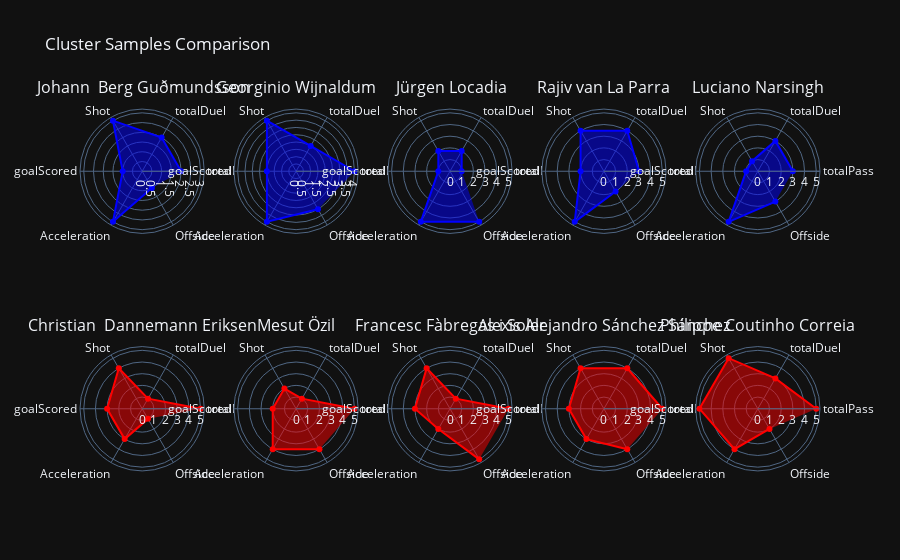

Notebook code for this chart:
### Code cell
import plotly.graph_objs as go 
cluster_1 = dummy[dummy['Cluster']==1][['totalPass','totalDuel','Shot','goalScored', 'Acceleration','Offside','Name']].head()
cluster_0 = dummy[dummy['Cluster']==0][['totalPass','totalDuel','Shot','goalScored', 'Acceleration','Offside','Name']].head()

# Create subplots with 2 rows and 5 columns
fig = make_subplots(rows=2, cols=5, subplot_titles=["{}".format(name) for name in cluster_0['Name']] +
                                                   ["{}".format(name) for name in cluster_1['Name']],
                   specs=[[{'type': 'polar'}]*5]*2)

# Add polar line charts for cluster_0 samples
for i in range(5):
    fig.add_trace(
        go.Scatterpolar(r=cluster_0.iloc[i, :-1].values,
                        theta=['totalPass', 'totalDuel', 'Shot', 'goalScored', 'Acceleration', 'Offside'],
                        fill='toself',
                        line_color='blue',
                        name=cluster_0.iloc[i]['Name']),
        row=1, col=i + 1
    )

# Add polar line charts for cluster_1 samples
for i in range(5):
    fig.add_trace(
        go.Scatterpolar(r=cluster_1.iloc[i, :-1].values,
                        theta=['totalPass', 'totalDuel', 'Shot', 'goalScored', 'Acceleration', 'Offside'],
                        fill='toself',
                        line_color='red',
                        name=cluster_1.iloc[i]['Name']),
        row=2, col=i + 1
    )

# Update layout with dark template
fig.update_layout(title_text="Cluster Samples Comparison",
                  showlegend=False,
                  polar=dict(radialaxis=dict(visible=True)),
                  template="plotly_dark")

# Show the plot
fig.show()

### Figure 1 — Plotly figure (JSON) as saved in the notebook; plotly's stock layout.template omitted (floating-point values rounded to 4 significant figures)
{"data": [{"fill": "toself", "line": {"color": "blue"}, "name": "Johann  Berg Guðmundsson", "r": [2, 2, 3, 1, 3, 1], "subplot": "polar", "theta": ["totalPass", "totalDuel", "Shot", "goalScored", "Acceleration", "Offside"], "type": "scatterpolar"}, {"fill": "toself", "line": {"color": "blue"}, "name": "Georginio Wijnaldum", "r": [4, 2, 4, 2, 4, 3], "subplot": "polar2", "theta": ["totalPass", "totalDuel", "Shot", "goalScored", "Acceleration", "Offside"], "type": "scatterpolar"}, {"fill": "toself", "line": {"color": "blue"}, "name": "Jürgen Locadia", "r": [1, 2, 2, 1, 5, 5], "subplot": "polar3", "theta": ["totalPass", "totalDuel", "Shot", "goalScored", "Acceleration", "Offside"], "type": "scatterpolar"}, {"fill": "toself", "line": {"color": "blue"}, "name": "Rajiv van La Parra", "r": [3, 4, 4, 2, 5, 2], "subplot": "polar4", "theta": ["totalPass", "totalDuel", "Shot", "goalScored", "Acceleration", "Offside"], "type": "scatterpolar"}, {"fill": "toself", "line": {"color": "blue"}, "name": "Luciano Narsingh", "r": [3, 3, 1, 1, 5, 3], "subplot": "polar5", "theta": ["totalPass", "totalDuel", "Shot", "goalScored", "Acceleration", "Offside"], "type": "scatterpolar"}, {"fill": "toself", "line": {"color": "red"}, "name": "Christian  Dannemann Eriksen", "r": [5, 1, 4, 3, 3, 1], "subplot": "polar6", "theta": ["totalPass", "totalDuel", "Shot", "goalScored", "Acceleration", "Offside"], "type": "scatterpolar"}, {"fill": "toself", "line": {"color": "red"}, "name": "Mesut Özil", "r": [5, 1, 2, 2, 4, 4], "subplot": "polar7", "theta": ["totalPass", "totalDuel", "Shot", "goalScored", "Acceleration", "Offside"], "type": "scatterpolar"}, {"fill": "toself", "line": {"color": "red"}, "name": "Francesc Fàbregas i Soler", "r": [5, 1, 4, 3, 2, 5], "subplot": "polar8", "theta": ["totalPass", "totalDuel", "Shot", "goalScored", "Acceleration", "Offside"], "type": "scatterpolar"}, {"fill": "toself", "line": {"color": "red"}, "name": "Alexis Alejandro Sánchez Sánchez", "r": [5, 4, 4, 3, 3, 4], "subplot": "polar9", "theta": ["totalPass", "totalDuel", "Shot", "goalScored", "Acceleration", "Offside"], "type": "scatterpolar"}, {"fill": "toself", "line": {"color": "red"}, "name": "Philippe Coutinho Correia", "r": [5, 3, 5, 5, 4, 2], "subplot": "polar10", "theta": ["totalPass", "totalDuel", "Shot", "goalScored", "Acceleration", "Offside"], "type": "scatterpolar"}], "layout": {"annotations": [{"font": {"size": 16}, "showarrow": false, "text": "Johann  Berg Guðmundsson", "x": 0.084, "xanchor": "center", "xref": "paper", "y": 1, "yanchor": "bottom", "yref": "paper"}, {"font": {"size": 16}, "showarrow": false, "text": "Georginio Wijnaldum", "x": 0.292, "xanchor": "center", "xref": "paper", "y": 1, "yanchor": "bottom", "yref": "paper"}, {"font": {"size": 16}, "showarrow": false, "text": "Jürgen Locadia", "x": 0.5, "xanchor": "center", "xref": "paper", "y": 1, "yanchor": "bottom", "yref": "paper"}, {"font": {"size": 16}, "showarrow": false, "text": "Rajiv van La Parra", "x": 0.708, "xanchor": "center", "xref": "paper", "y": 1, "yanchor": "bottom", "yref": "paper"}, {"font": {"size": 16}, "showarrow": false, "text": "Luciano Narsingh", "x": 0.916, "xanchor": "center", "xref": "paper", "y": 1, "yanchor": "bottom", "yref": "paper"}, {"font": {"size": 16}, "showarrow": false, "text": "Christian  Dannemann Eriksen", "x": 0.084, "xanchor": "center", "xref": "paper", "y": 0.375, "yanchor": "bottom", "yref": "paper"}, {"font": {"size": 16}, "showarrow": false, "text": "Mesut Özil", "x": 0.292, "xanchor": "center", "xref": "paper", "y": 0.375, "yanchor": "bottom", "yref": "paper"}, {"font": {"size": 16}, "showarrow": false, "text": "Francesc Fàbregas i Soler", "x": 0.5, "xanchor": "center", "xref": "paper", "y": 0.375, "yanchor": "bottom", "yref": "paper"}, {"font": {"size": 16}, "showarrow": false, "text": "Alexis Alejandro Sánchez Sánchez", "x": 0.708, "xanchor": "center", "xref": "paper", "y": 0.375, "yanchor": "bottom", "yref": "paper"}, {"font": {"size": 16}, "showarrow": false, "text": "Philippe Coutinho Correia", "x": 0.916, "xanchor": "center", "xref": "paper", "y": 0.375, "yanchor": "bottom", "yref": "paper"}], "autosize": true, "polar": {"angularaxis": {"type": "category"}, "domain": {"x": [0, 0.168], "y": [0.625, 1]}, "radialaxis": {"autorange": true, "range": [0, 3.375], "type": "linear", "visible": true}}, "polar10": {"angularaxis": {"type": "category"}, "domain": {"x": [0.832, 1], "y": [0, 0.375]}, "radialaxis": {"autorange": true, "range": [0, 5.625], "type": "linear"}}, "polar2": {"angularaxis": {"type": "category"}, "domain": {"x": [0.208, 0.376], "y": [0.625, 1]}, "radialaxis": {"autorange": true, "range": [0, 4.5], "type": "linear"}}, "polar3": {"angularaxis": {"type": "category"}, "domain": {"x": [0.416, 0.584], "y": [0.625, 1]}, "radialaxis": {"autorange": true, "range": [0, 5.625], "type": "linear"}}, "polar4": {"angularaxis": {"type": "category"}, "domain": {"x": [0.624, 0.792], "y": [0.625, 1]}, "radialaxis": {"autorange": true, "range": [0, 5.625], "type": "linear"}}, "polar5": {"angularaxis": {"type": "category"}, "domain": {"x": [0.832, 1], "y": [0.625, 1]}, "radialaxis": {"autorange": true, "range": [0, 5.625], "type": "linear"}}, "polar6": {"angularaxis": {"type": "category"}, "domain": {"x": [0, 0.168], "y": [0, 0.375]}, "radialaxis": {"autorange": true, "range": [0, 5.625], "type": "linear"}}, "polar7": {"angularaxis": {"type": "category"}, "domain": {"x": [0.208, 0.376], "y": [0, 0.375]}, "radialaxis": {"autorange": true, "range": [0, 5.625], "type": "linear"}}, "polar8": {"angularaxis": {"type": "category"}, "domain": {"x": [0.416, 0.584], "y": [0, 0.375]}, "radialaxis": {"autorange": true, "range": [0, 5.625], "type": "linear"}}, "polar9": {"angularaxis": {"type": "category"}, "domain": {"x": [0.624, 0.792], "y": [0, 0.375]}, "radialaxis": {"autorange": true, "range": [0, 5.625], "type": "linear"}}, "showlegend": false, "title": {"text": "Cluster Samples Comparison"}}}
